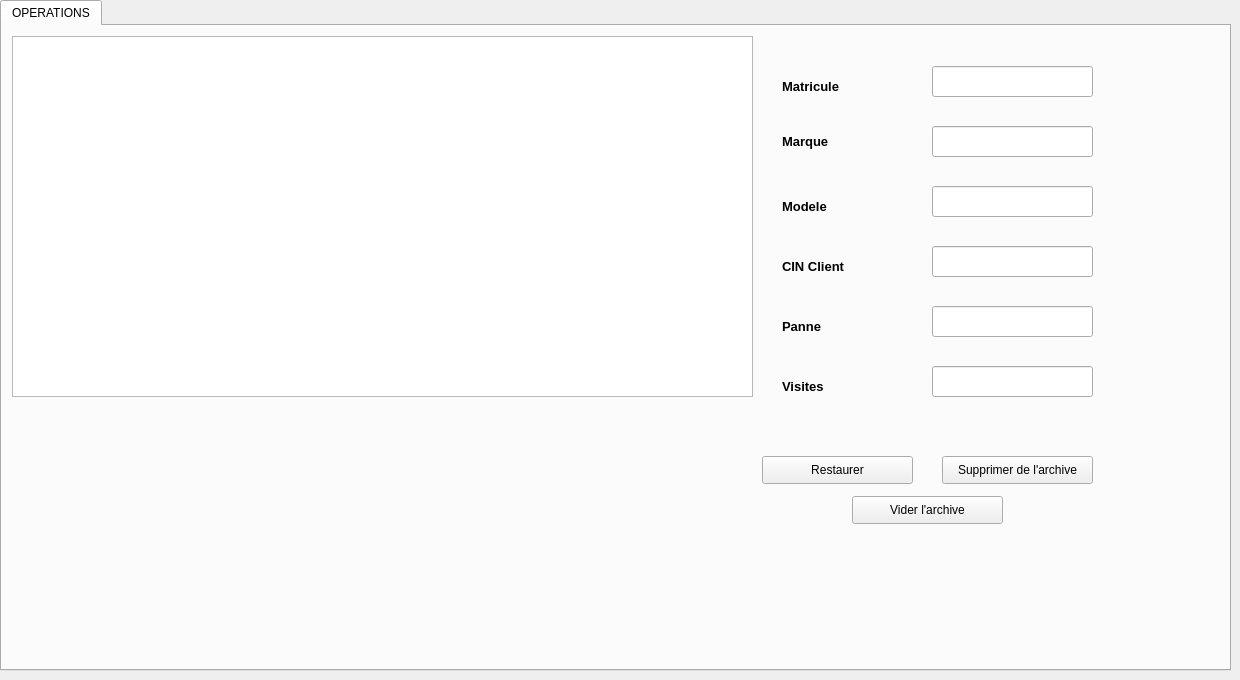
    <widget class="QWidget" name="tab_2">
     <attribute name="title">
      <string>ARCHIVE</string>
     </attribute>
     <widget class="QTabWidget" name="tabWidget_2">
      <property name="geometry">
       <rect>
        <x>0</x>
        <y>0</y>
        <width>1231</width>
        <height>671</height>
       </rect>
      </property>
      <property name="currentIndex">
       <number>0</number>
      </property>
      <widget class="QWidget" name="tab_3">
       <attribute name="title">
        <string>OPERATIONS</string>
       </attribute>
       <widget class="QLineEdit" name="mat">
        <property name="geometry">
         <rect>
          <x>930</x>
          <y>40</y>
          <width>161</width>
          <height>31</height>
         </rect>
        </property>
       </widget>
       <widget class="QLineEdit" name="mar">
        <property name="geometry">
         <rect>
          <x>930</x>
          <y>100</y>
          <width>161</width>
          <height>31</height>
         </rect>
        </property>
       </widget>
       <widget class="QPushButton" name="restaurer">
        <property name="geometry">
         <rect>
          <x>760</x>
          <y>430</y>
          <width>151</width>
          <height>28</height>
         </rect>
        </property>
        <property name="text">
         <string>Restaurer</string>
        </property>
       </widget>
       <widget class="QPushButton" name="sup_arch">
        <property name="geometry">
         <rect>
          <x>850</x>
          <y>470</y>
          <width>151</width>
          <height>28</height>
         </rect>
        </property>
        <property name="text">
         <string>Vider l'archive</string>
        </property>
       </widget>
       <widget class="QPushButton" name="sup1_arch">
        <property name="geometry">
         <rect>
          <x>940</x>
          <y>430</y>
          <width>151</width>
          <height>28</height>
         </rect>
        </property>
        <property name="text">
         <string>Supprimer de l'archive</string>
        </property>
       </widget>
       <widget class="QTableView" name="tabzarch">
        <property name="geometry">
         <rect>
          <x>10</x>
          <y>10</y>
          <width>741</width>
          <height>361</height>
         </rect>
        </property>
       </widget>
       <widget class="QLineEdit" name="mod">
        <property name="geometry">
         <rect>
          <x>930</x>
          <y>160</y>
          <width>161</width>
          <height>31</height>
         </rect>
        </property>
       </widget>
       <widget class="QLineEdit" name="cin">
        <property name="geometry">
         <rect>
          <x>930</x>
          <y>340</y>
          <width>161</width>
          <height>31</height>
         </rect>
        </property>
       </widget>
       <widget class="QLineEdit" name="pan">
        <property name="geometry">
         <rect>
          <x>930</x>
          <y>220</y>
          <width>161</width>
          <height>31</height>
         </rect>
        </property>
       </widget>
       <widget class="QLineEdit" name="vis">
        <property name="geometry">
         <rect>
          <x>930</x>
          <y>280</y>
          <width>161</width>
          <height>31</height>
         </rect>
        </property>
       </widget>
       <widget class="QLabel" name="label_21">
        <property name="geometry">
         <rect>
          <x>780</x>
          <y>100</y>
          <width>71</width>
          <height>31</height>
         </rect>
        </property>
        <property name="font">
         <font>
          <pointsize>10</pointsize>
          <weight>75</weight>
          <bold>true</bold>
         </font>
        </property>
        <property name="text">
         <string>Marque</string>
        </property>
       </widget>
       <widget class="QLabel" name="label_17">
        <property name="geometry">
         <rect>
          <x>780</x>
          <y>170</y>
          <width>111</width>
          <height>20</height>
         </rect>
        </property>
        <property name="font">
         <font>
          <pointsize>10</pointsize>
          <weight>75</weight>
          <bold>true</bold>
         </font>
        </property>
        <property name="styleSheet">
         <string notr="true"/>
        </property>
        <property name="text">
         <string>Modele</string>
        </property>
       </widget>
       <widget class="QLabel" name="label_20">
        <property name="geometry">
         <rect>
          <x>780</x>
          <y>230</y>
          <width>181</width>
          <height>20</height>
         </rect>
        </property>
        <property name="font">
         <font>
          <pointsize>10</pointsize>
          <weight>75</weight>
          <bold>true</bold>
         </font>
        </property>
        <property name="styleSheet">
         <string notr="true"/>
        </property>
        <property name="text">
         <string>CIN Client</string>
        </property>
       </widget>
       <widget class="QLabel" name="label_16">
        <property name="geometry">
         <rect>
          <x>780</x>
          <y>350</y>
          <width>181</width>
          <height>20</height>
         </rect>
        </property>
        <property name="font">
         <font>
          <pointsize>10</pointsize>
          <weight>75</weight>
          <bold>true</bold>
         </font>
        </property>
        <property name="styleSheet">
         <string notr="true"/>
        </property>
        <property name="text">
         <string>Visites</string>
        </property>
       </widget>
       <widget class="QLabel" name="label_19">
        <property name="geometry">
         <rect>
          <x>780</x>
          <y>50</y>
          <width>91</width>
          <height>21</height>
         </rect>
        </property>
        <property name="font">
         <font>
          <pointsize>10</pointsize>
          <weight>75</weight>
          <bold>true</bold>
         </font>
        </property>
        <property name="styleSheet">
         <string notr="true"/>
        </property>
        <property name="text">
         <string>Matricule</string>
        </property>
       </widget>
       <widget class="QLabel" name="label_18">
        <property name="geometry">
         <rect>
          <x>780</x>
          <y>290</y>
          <width>181</width>
          <height>20</height>
         </rect>
        </property>
        <property name="font">
         <font>
          <pointsize>10</pointsize>
          <weight>75</weight>
          <bold>true</bold>
         </font>
        </property>
        <property name="styleSheet">
         <string notr="true"/>
        </property>
        <property name="text">
         <string>Panne</string>
        </property>
       </widget>
       <zorder>mar</zorder>
       <zorder>mat</zorder>
       <zorder>restaurer</zorder>
       <zorder>sup_arch</zorder>
       <zorder>sup1_arch</zorder>
       <zorder>tabzarch</zorder>
       <zorder>mod</zorder>
       <zorder>cin</zorder>
       <zorder>pan</zorder>
       <zorder>vis</zorder>
       <zorder>label_21</zorder>
       <zorder>label_17</zorder>
       <zorder>label_20</zorder>
       <zorder>label_16</zorder>
       <zorder>label_19</zorder>
       <zorder>label_18</zorder>
      </widget>
     </widget>
    </widget>
